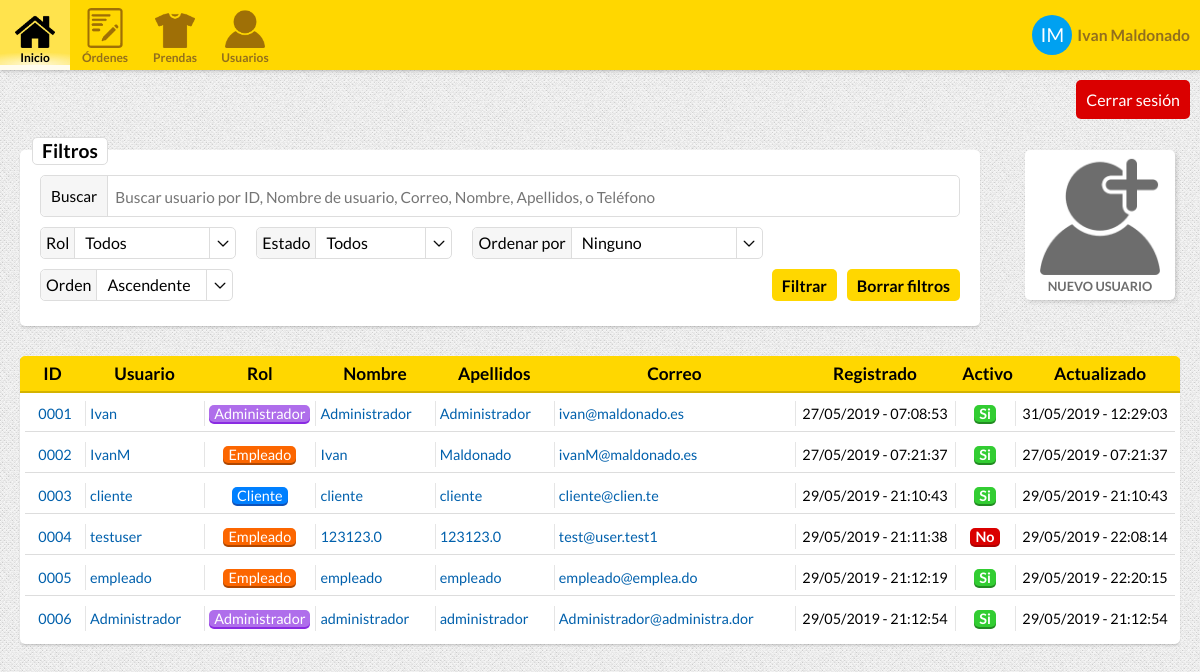
The page /users.php (signed in) on the database its author committed.
### tables this page shows
CREATE TABLE "USERS" (
	"USER_ID"	INTEGER NOT NULL PRIMARY KEY AUTOINCREMENT,
	"USERNAME"	TEXT NOT NULL,
	"NAME"	TEXT NOT NULL,
	"SURNAME"	TEXT,
	"PHONE"	INTEGER,
	"EMAIL"	TEXT NOT NULL,
	"HASHED_PASSWORD"	TEXT NOT NULL,
	"ROLE_ID"	INTEGER NOT NULL DEFAULT 0,
	"UPDATE_TIMESTAMP"	INTEGER NOT NULL,
	"REGISTER_TIMESTAMP"	INTEGER NOT NULL,
	"ACTIVE"	INTEGER NOT NULL DEFAULT 0,
	FOREIGN KEY("ROLE_ID") REFERENCES "USER_ROLES"("ROLE_ID")
);

CREATE TABLE "USER_ROLES" (
	"ROLE_ID"	INTEGER NOT NULL PRIMARY KEY AUTOINCREMENT,
	"ROLE_NAME"	TEXT NOT NULL,
	"ROLE_CSS_CLASS"	TEXT,
	"ROLE_DESCRIPTION"	TEXT
);

### Controllers/UserController.php (called while the page is built, shortened)
<?php
class UserController {
    private function connect(){
        return new PDO("sqlite:.data/data.db");
    }
    public function getUser($id){
        $db = $this->connect();
        $sql = "SELECT * FROM USERS AS U, USER_ROLES AS R WHERE USER_ID = :userID AND U.ROLE_ID = R.ROLE_ID";
        $stmt = $db->prepare($sql);
        $stmt->bindParam(':userID', $id);
        if($stmt->execute()){
            if($row = $stmt->fetch()){
               return new User(
                $row["USER_ID"],
                $row["USERNAME"],
                $row["HASHED_PASSWORD"],
                $row["EMAIL"],
                new Role(
                    $row["ROLE_ID"],
                    $row["ROLE_NAME"],
                    $row["ROLE_CSS_CLASS"],
                    $row["ROLE_DESCRIPTION"]
                ),
                $row["PHONE"],
                $row["NAME"],
                $row["SURNAME"],
                $row["REGISTER_TIMESTAMP"],
                $row["UPDATE_TIMESTAMP"],
                $row["ACTIVE"]
                );
            }
        }
        return null;
    }
    public function getUsers($searchString, $roleFilter, $stateFilter, $orderByFilter, $orderDirectionFilter, $page = 1, $itemsPerPage = 10){
        $searchString = "%$searchString%";
        $page = $page - 1;
        $startFromItem = $page * $itemsPerPage;
        $users = array();
        $db = $this->connect();
        $sql = "
            SELECT
                *
            FROM
                USERS AS U,
                USER_ROLES AS R
            WHERE
                U.ROLE_ID = R.ROLE_ID";
        if(!is_null($searchString) && !empty($searchString)){
            $sql .= "
                AND (
                    LOWER(U.NAME) LIKE LOWER(:searchString) OR
                    LOWER(U.SURNAME) LIKE LOWER(:searchString) OR
                    LOWER(U.USERNAME) LIKE LOWER(:searchString) OR
                    LOWER(U.EMAIL) LIKE LOWER(:searchString) OR
                    LOWER(U.PHONE) LIKE LOWER(:searchString)
                )";
        }
        switch($orderByFilter){
            default:
                $orderBy = "U.USER_ID";
                break;
        }
        $sql .= "
            ORDER BY
                $orderBy ";
        switch ($orderDirectionFilter){
            default:
                $sql .= "ASC ";
                break;
        }
        $sql .= "
            LIMIT
                :page,
                :maxItems";
        $stmt = $db->prepare($sql);
        if(!is_null($searchString) && !empty($searchString)){
            $stmt->bindParam(':searchString', $searchString);
        }
        $stmt->bindParam(":page", $startFromItem);
        $stmt->bindParam(":maxItems", $itemsPerPage);
        if($stmt->execute()){
            while($row = $stmt->fetch()){
                array_push($users, new User(
                    $row["USER_ID"],
                    $row["USERNAME"],
                    $row["HASHED_PASSWORD"],
                    $row["EMAIL"],
                    new Role(
                        $row["ROLE_ID"],
                        $row["ROLE_NAME"],
                        $row["ROLE_CSS_CLASS"],
                        $row["ROLE_DESCRIPTION"]
                    ),
                    $row["PHONE"],
                    $row["NAME"],
                    $row["SURNAME"],
                    $row["REGISTER_TIMESTAMP"],
                    $row["UPDATE_TIMESTAMP"],
                    $row["ACTIVE"]
                ));
            }
        }
        return $users;
    }
}

### Classes/User.php (called while the page is built, shortened)
<?php
require_once("Classes/Role.php");
class User{
    private $id;
    private $username;
    private $email;
    private $role;
    private $name;
    private $surname;
    private $registeredDate;
    private $updateDate;
    private $active;
    function __construct($id = 0, $username, $password = null, $email, $role, $telephone, $name, $surname, $registeredDate, $updateDate, $active = 0){
        $this->id = $id;
        $this->username = $username;
        $this->email = $email;
        $this->role = $role;
        $this->name = $name;
        $this->surname = $surname;
        $registeredDateOb = new DateTime();
        $registeredDateOb->setTimestamp($registeredDate);
        $this->registeredDate = $registeredDateOb;
        $updateDateOb = new DateTime();
        $updateDateOb->setTimestamp($updateDate);
        $this->updateDate = $updateDateOb;
        $this->active = $active;
    }
    function getId(){
        return $this->id;
    }
    function getUsername(){
        return $this->username;
    }
    function getEmail(){
        return $this->email;
    }
    function getRole(){
        return $this->role;
    }
    function getName(){
        return $this->name;
    }
    function getRegisteredDateString(){
        $date = $this->registeredDate;
        return $date->format('d/m/Y - H:i:s');
    }
    function getUpdateDateString(){
        $date = $this->updateDate;
        return $date->format('d/m/Y - H:i:s');
    }
    function isActive(){
        if($this->active == 1){
            return true;
        }
        return false;
    }
    function getSurname(){
        return $this->surname;
    }
}

### Classes/Role.php (called while the page is built, shortened)
<?php
class Role{
    private $id;
    private $name;
    private $cssClass;
    function __construct($id, $name, $cssClass, $description = ""){
        $this->id = $id;
        $this->name = $name;
        $this->cssClass = $cssClass;
    }
    function getID(){
        return $this->id;
    }
    function getName(){
        return $this->name;
    }
    function getCssClass(){
        return $this->cssClass;
    }
}

### ViewControllers/usersViewController.php (the view, shortened to what this page needs)
<?php
require_once("Controllers/UserController.php");
require_once("Classes/User.php");
require_once("Classes/Role.php");
require_once("ViewControllers/vistaController.php");
$userController = new UserController();
if(isset($_SESSION["userID"])){
    $sessionUser = $userController->getUser($_SESSION["userID"]);
    $sessionUserRole = $sessionUser->getRole();
}else {
    header("location: login.php");
}
if($sessionUserRole->getID() == 0){
    $client = true;
}elseif($sessionUserRole->getID() == 1){
    $employee = true;
}elseif($sessionUserRole->getID() == 2){
    $admin = true;
}
$page = 1;
$search = "";
$userRoleFilter = -1;
$state = -1;
$orderBy = -1;
$orderDirection = -1;
$users = $userController->getUsers($search, $userRoleFilter,$state,$orderBy,$orderDirection, $page);
function showRoleFilter(){
    ?>
    <label class="boxed-select" id="role-filter">
        <div>Rol</div>
    </label>
    <?php
}
function showUsersTable(){
    global $users;
    ?>
    <div class="table-container">
        <table class="user-table">
            <tr class="header-responsive-desktop">
                <th>ID</th>
                <th>Usuario</th>
                <th>Rol</th>
                <th>Nombre</th>
                <th>Apellidos</th>
                <th>Correo</th>
                <th>Registrado</th>
                <th>Activo</th>
                <th>Actualizado</th>
            </tr>
            <?php
            if(sizeof($users) > 0){
                foreach($users as $user){
                    $role = $user->getRole();
                    ?>
            <tr class="user">
                <td class="id a-center"><span class="responsive-label">ID</span><a href="user.php?<?=http_build_query(array("id" => $user->getID()))?>"><?=str_pad($user->getID(), 4, "0", STR_PAD_LEFT)?></a></td>
                <td class="username"><span class="responsive-label">Usuario</span> <a href="user.php?<?=http_build_query(array("id" => $user->getID()))?>"><?=$user->getUsername()?></a></td>
                <td class="role a-center"><span class="responsive-label">Rol</span><a href="users.php?<?=http_build_query(array("userRole" => $role->getID()))?>" class="label-box <?=$role->getCssClass()?>"><?=$role->getName()?></a></td>
                <td class="name"><span class="responsive-label">Nombre</span> <a href="user.php?<?=http_build_query(array("id" => $user->getID()))?>"><?=$user->getName()?></a></td>
                <td class="surname"><span class="responsive-label">Apellidos</span> <a href="user.php?<?=http_build_query(array("id" => $user->getID()))?>"><?=$user->getSurname()?></a></td>
                <td class="email"><span class="responsive-label">Correo</span><a href="user.php?<?=http_build_query(array("id" => $user->getID()))?>"><?=$user->getEmail()?></a></td>
                <td class="registration-date date a-center"><span class="responsive-label">Registro</span><span><?=$user->getRegisteredDateString()?></span></td>
                <td class="active a-center"><span class="responsive-label">Activo</span><a href="users.php?<?=http_build_query(array("state" => $user->isActive()?1:0))?>" class="label-box <?=$user->isActive()?"enabled":"disabled"?>"><?=$user->isActive()?"Si":"No"?></a></td>
                <td class="update-date date a-center"><span class="responsive-label">Actualizado</span><span><?=$user->getUpdateDateString()?></span></td>
            </tr>
                    <?php
                }
            }else{
                ?><tr class="user no-items"><td colspan="9">No se han encontrado usuarios</td></tr><?php
            }
            ?>
        </table>
    </div>
    <?php
}

### includes/navbar.inc (shortened to what this page needs)
<nav class="top-header">
    <a class="menu-item" href="index.php">
        <img src="media/img/inicio.png">
        <div class="label">Inicio</div>
    </a>
    <a class="menu-item" href="orders.php">
        <img src="media/img/order.png">
        <div class="label">Órdenes</div>
    </a>
    <?php
    if($employee||$admin){
        ?>
    <a class="menu-item" href="clothes.php">
        <img src="media/img/prendas.png">
        <div class="label">Prendas</div>
    </a>
    <a class="menu-item" href="users.php">
        <img src="media/img/users.png">
        <div class="label">Usuarios</div>
    </a>
        <?php
    }
    ?>
    <a class="menu-item user" href="user.php?id=<?=$sessionUser->getID()?>">
        <div class="user-avatar"><?=substr($sessionUser->getName(), 0,1) . substr($sessionUser->getSurname(), 0,1)?></div>
        <div class="username"><?=$sessionUser->getName()." ".$sessionUser->getSurname()?></div>
    </a>
</nav>
<a class="logout-button" href="?logout">Cerrar sesión</a>

### rows shown on the page
users: NAME "I", SURNAME "M", NAME "Ivan", SURNAME "Maldonado", USER_ID "0002", USERNAME "IvanM", ROLE_ID.ROLE_NAME "Empleado", EMAIL "ivanM@maldonado.es", REGISTER_TIMESTAMP "27/05/2019 - 07:21:37", shows "Si", UPDATE_TIMESTAMP "27/05/2019 - 07:21:37"
users: ACTIVE "0001", USERNAME "Ivan", ROLE_ID.ROLE_NAME "Administrador", NAME "Administrador", EMAIL "ivan@maldonado.es", REGISTER_TIMESTAMP "27/05/2019 - 07:08:53", shows "Si", UPDATE_TIMESTAMP "31/05/2019 - 12:29:03"
users: USER_ID "0003", NAME "cliente", ROLE_ID.ROLE_NAME "Cliente", SURNAME "cliente", EMAIL "cliente@clien.te", REGISTER_TIMESTAMP "29/05/2019 - 21:10:43", shows "Si", UPDATE_TIMESTAMP "29/05/2019 - 21:10:43"
users: USER_ID "0004", USERNAME "testuser", ROLE_ID.ROLE_NAME "Empleado", NAME "123123.0", SURNAME "123123.0", EMAIL "test@user.test1", REGISTER_TIMESTAMP "29/05/2019 - 21:11:38", shows "No", UPDATE_TIMESTAMP "29/05/2019 - 22:08:14"
users: USER_ID "0005", NAME "empleado", ROLE_ID.ROLE_NAME "Empleado", SURNAME "empleado", EMAIL "empleado@emplea.do", REGISTER_TIMESTAMP "29/05/2019 - 21:12:19", shows "Si", UPDATE_TIMESTAMP "29/05/2019 - 22:20:15"
users: USER_ID "0006", ROLE_ID.ROLE_NAME "Administrador", NAME "administrador", SURNAME "administrador", EMAIL "Administrador@administra.dor", REGISTER_TIMESTAMP "29/05/2019 - 21:12:54", shows "Si", UPDATE_TIMESTAMP "29/05/2019 - 21:12:54"
